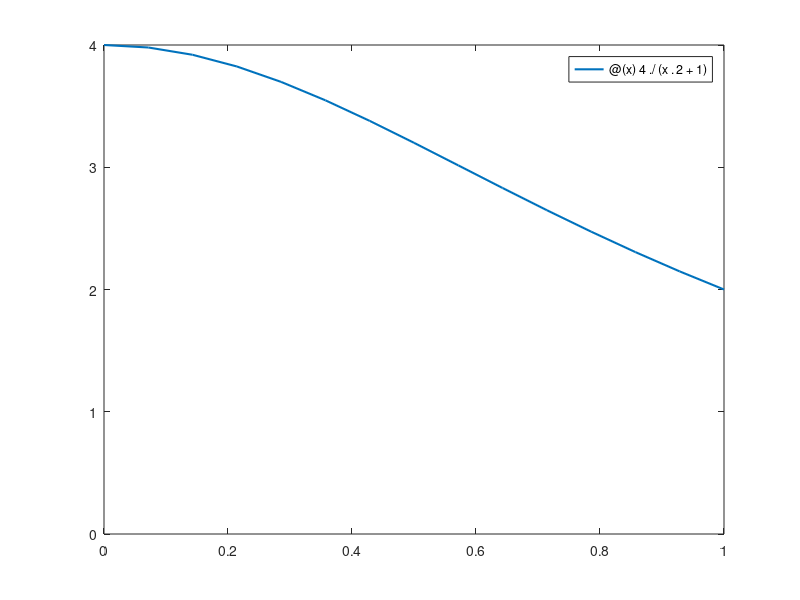

Source code (MATLAB): (Note: this script raises an error after producing the figure.)
f=@(x) 4./(x.^2+1)

clf; axis equal;
fplot(f,[0,1],'linewidth',1.5)
axis([0, 1, 0, 4])

format long
quad(f,0,1)

pkg load symbolic
syms x;
int(4/(x^2+1),0,1)

adquad2(f,0,1)
pi

T=romberg(f,0,1,4)
T(4,4)

